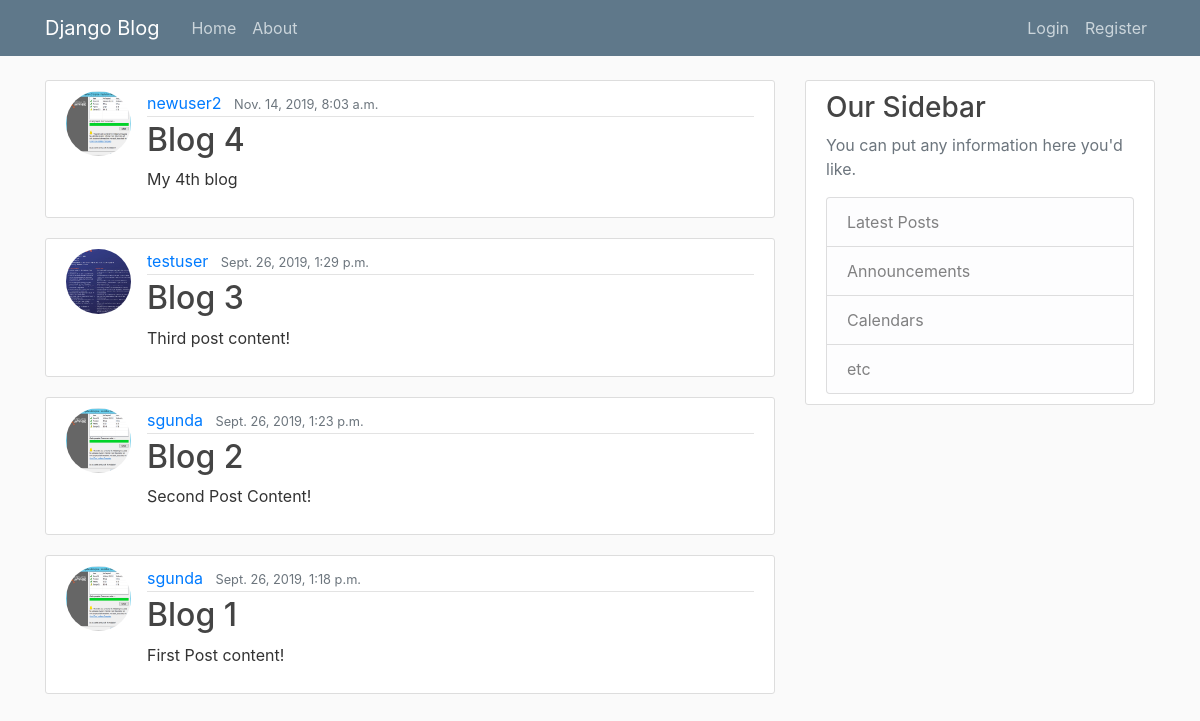
The app's page /, older data.
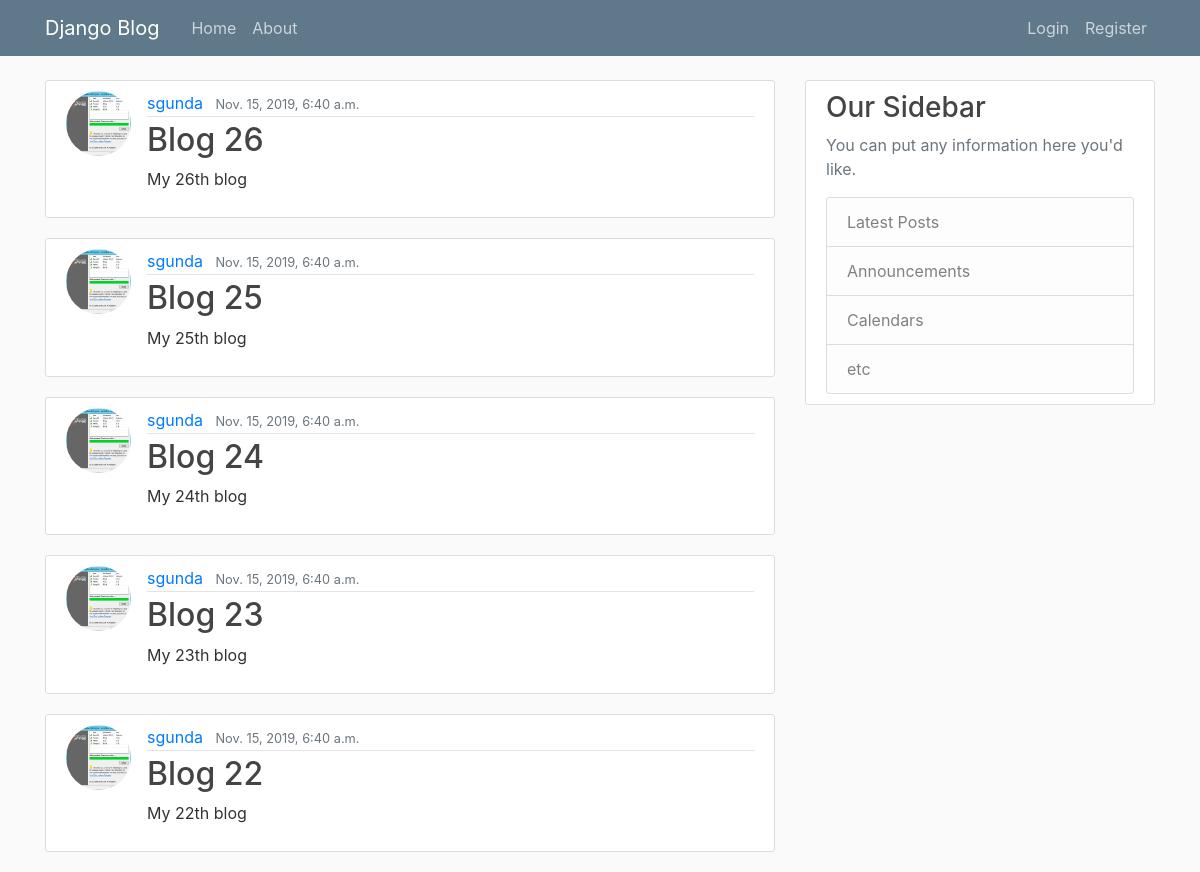
The same page, newer data.
### blog/models.py (models this page shows, shortened)
class Post(models.Model):
    title = models.CharField(max_length=100)
    content = models.TextField()
    date_posted = models.DateTimeField(default=timezone.now)
    author = models.ForeignKey(User, on_delete=models.CASCADE)

### users/models.py (models this page shows, shortened)
class Profile(models.Model):
    user = models.OneToOneField(User, on_delete=models.CASCADE)
    image = models.ImageField(default='default.jpg', upload_to='profile_pics')

### blog/views.py (the view)
# urls.py: path('', PostListView.as_view(), name='blog-home'),
class PostListView(ListView):
    model = Post
    template_name = 'blog/home.html'
    context_object_name = 'posts'
    ordering = ['-date_posted']
    paginate_by = 5

### blog/templates/blog/home.html
{% extends "blog/base.html" %}
{% block content %}
    {% for post in posts %}
        <article class="media content-section">
          <img class="rounded-circle article-img" src="{{ post.author.profile.image.url }}">
          <div class="media-body">
            <div class="article-metadata">
              <a class="mr-2" href="#">{{ post.author }}</a>
              <small class="text-muted">{{ post.date_posted }}</small>
            </div>
            <h2><a class="article-title" href="{%url 'post-detail' post.id%}">{{ post.title }}</a></h2>
            <p class="article-content">{{ post.content }}</p>
          </div>
        </article>
    {% endfor %}
{% endblock content %}

Row changes from the older to the newer data that the page shows:
no longer on this page (row unchanged): Post: author.profile.image (picture), author "newuser2", date_posted "Nov. 14, 2019, 8:03 a.m.", title "Blog 4", content "My 4th blog"
no longer on this page (row unchanged): Post: author.profile.image (placeholder picture), author "testuser", date_posted "Sept. 26, 2019, 1:29 p.m.", title "Blog 3", content "Third post content!"
no longer on this page (row unchanged): Post: author.profile.image (picture), author "sgunda", date_posted "Sept. 26, 2019, 1:23 p.m.", title "Blog 2", content "Second Post Content!"
no longer on this page (row unchanged): Post: author.profile.image (picture), author "sgunda", date_posted "Sept. 26, 2019, 1:18 p.m.", title "Blog 1", content "First Post content!"
added Post: author.profile.image (picture), author "sgunda", date_posted "Nov. 15, 2019, 6:40 a.m.", title "Blog 26", content "My 26th blog"
added Post: author.profile.image (picture), author "sgunda", date_posted "Nov. 15, 2019, 6:40 a.m.", title "Blog 25", content "My 25th blog"
added Post: author.profile.image (picture), author "sgunda", date_posted "Nov. 15, 2019, 6:40 a.m.", title "Blog 24", content "My 24th blog"
added Post: author.profile.image (picture), author "sgunda", date_posted "Nov. 15, 2019, 6:40 a.m.", title "Blog 23", content "My 23th blog"
added Post: author.profile.image (picture), author "sgunda", date_posted "Nov. 15, 2019, 6:40 a.m.", title "Blog 22", content "My 22th blog"
